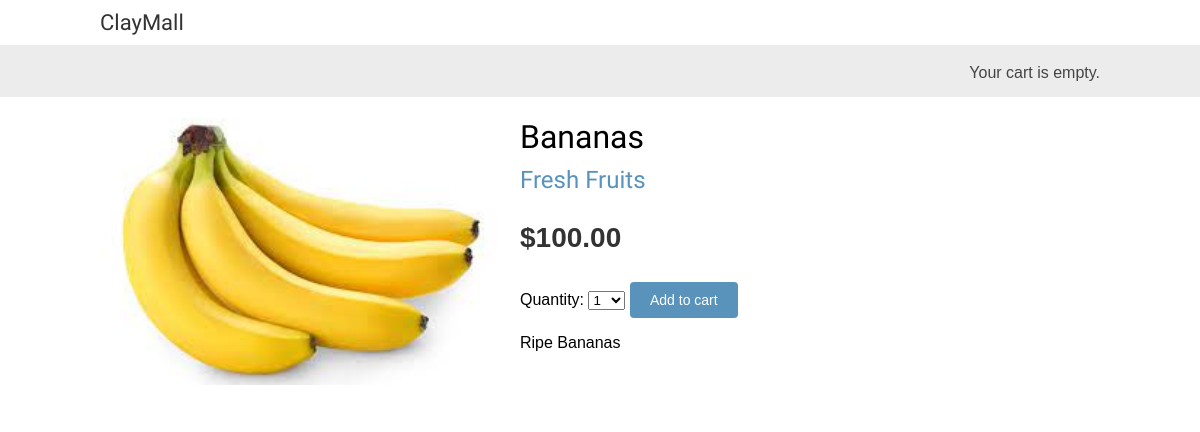
/2/bananas/, run on the app's committed database.
### shop/models.py (models this page shows, shortened)
class Product(models.Model):
     category = models.ForeignKey(Category,
                                   related_name='products',
                                   on_delete=models.CASCADE)
     name = models.CharField(max_length=200)
     slug = models.SlugField(max_length=200)
     image = models.ImageField(upload_to='products/%Y/%m/%d', blank=True)
     description = models.TextField(blank=True)
     price = models.DecimalField(max_digits=10, decimal_places=2)
     available = models.BooleanField(default=True)
     created = models.DateTimeField(auto_now=True)
     updated = models.DateTimeField(auto_now=True)
     class Meta:
       ordering = ['name']
       indexes = [
          models.Index(fields=['id','slug']),
          models.Index(fields=['name']),
          models.Index(fields=['-created']),
          ]

class Category(models.Model):
    name = models.CharField(max_length= 200)
    slug = models.SlugField(max_length=200, unique=True)
    class Meta:
      ordering = ['name']
      indexes = [
      models.Index(fields=['name']),
      ]
      verbose_name = 'category'
      verbose_name_plural = 'categories'
    def __str__(self):
        return self.name
    def get_absolute_url(self):
       return reverse('shop:product_list_by_category',
                      args=[self.slug])

### shop/views.py (the view)
# urls.py: path('<int:id>/<slug:slug>/', views.product_detail,
def product_detail(request, id, slug):
    product = get_object_or_404(Product,
                                id=id,
                                slug=slug,
                                available=True)
    cart_product_form = CartAddProductForm()
    return render(request,
                  'shop/product/detail.html',
                  {'product':product,
                   'cart_product_form': cart_product_form})

### cart/forms.py
class CartAddProductForm(forms.Form):
    quantity = forms.TypedChoiceField(
                                choices=PRODUCT_QUANTITY_CHOICES,
                                coerce=int)
    override = forms.BooleanField(required=False,
                                  initial=False,
                                  widget=forms.HiddenInput)

### cart/cart.py (called while the page is built)
    def __len__(self):
        return sum(item['quantity'] for item in self.cart.values())

### cart/context_processors.py (called while the page is built)
def cart(request):
 return {'cart': Cart(request)}

### shop/templates/shop/product/detail.html (shortened to what this page needs)
{% extends "shop/base.html" %}
{% load static %}
{% block content %}
  <div class="product-detail">
    <img src="{% if product.image %}{{ product.image.url }}{% else %}
    {% static "img/no_image.png" %}{% endif %}">
    <h1>{{ product.name }}</h1>
    <h2>
      <a href="{{ product.category.get_absolute_url }}">
        {{ product.category }}
      </a>
    </h2>
      <p class="price">${{ product.price }}</p>
          <form action="{% url "cart:cart_add" product.id %}" method="post">
          {{ cart_product_form }}
          <input type="submit" value="Add to cart">
          </form>
        {{ product.description|linebreaks }}
  </div>
{% endblock %}

### shop/static/css/base.css (style rules this page uses)
body { margin:0; padding:0; font-family:helvetica, sans-serif; }
h1, h2, h3, h4, h5 , h6 { font-family: 'Ubuntu', sans-serif; font-weight:normal; }
a { text-decoration:none; color:#5993bb; }
a.button, input[type="submit"] { color:#fff; background:#5993bb; border-radius:4px; padding:10px 20px; font-size:14px; border:0; }
.product-detail { text-align:justify; }
.product-detail .price { color:#333; font-size:28px; font-weight:bold; }
.product-detail img { width:40%; float:left; padding:0 20px 20px 0; }
.product-detail h1 { margin-bottom:0; }
.product-detail h2 { margin-top:10px; }

### data on the page
Product: image (picture), name "Bananas", category "Fresh Fruits", price "100.00", description "Ripe Bananas"
